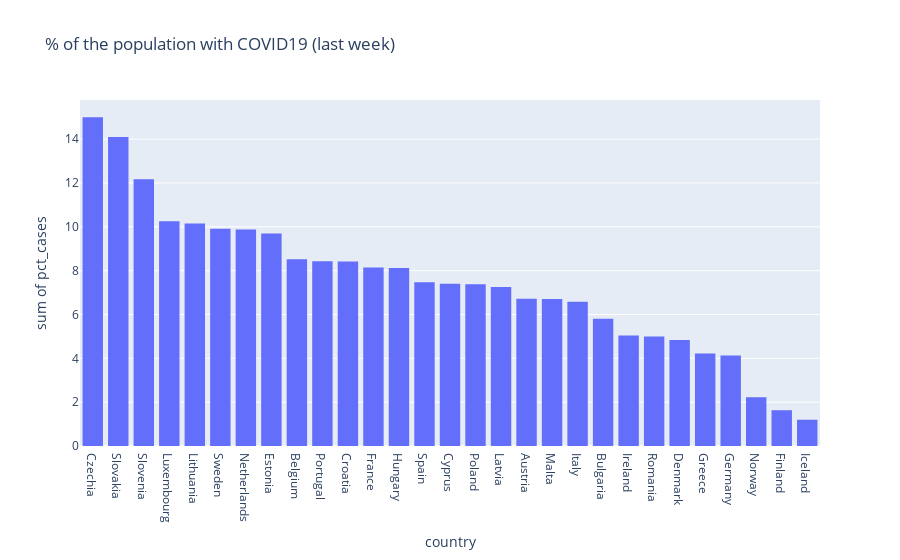

Write notebook code for a chart like this one.
### Code cell
fig = px.histogram(df_lw, x="country", y="pct_cases",title= "% of the population with COVID19 (last week)").update_xaxes(categoryorder='total descending')
fig.show()

### Figure 1 — Plotly figure (JSON) as saved in the notebook; plotly's stock layout.template omitted (floating-point values rounded to 4 significant figures)
{"data": [{"alignmentgroup": "True", "bingroup": "x", "histfunc": "sum", "hovertemplate": "country=%{x}<br>sum of pct_cases=%{y}<extra></extra>", "legendgroup": "", "marker": {"color": "#636efa", "pattern": {"shape": ""}}, "name": "", "offsetgroup": "", "orientation": "v", "showlegend": false, "type": "histogram", "x": ["Austria", "Belgium", "Bulgaria", "Croatia", "Cyprus", "Czechia", "Denmark", "Estonia", "Finland", "France", "Germany", "Greece", "Hungary", "Iceland", "Ireland", "Italy", "Latvia", "Lithuania", "Luxembourg", "Malta", "Netherlands", "Norway", "Poland", "Portugal", "Romania", "Slovakia", "Slovenia", "Spain", "Sweden"], "xaxis": "x", "y": [6.721, 8.521, 5.806, 8.423, 7.404, 15.0, 4.836, 9.699, 1.632, 8.14, 4.127, 4.224, 8.121, 1.199, 5.043, 6.58, 7.25, 10.15, 10.26, 6.703, 9.88, 2.228, 7.384, 8.428, 4.991, 14.1, 12.17, 7.471, 9.912], "yaxis": "y"}], "layout": {"barmode": "relative", "legend": {"tracegroupgap": 0}, "title": {"text": "% of the population with COVID19 (last week)"}, "xaxis": {"anchor": "y", "categoryorder": "total descending", "domain": [0, 1], "title": {"text": "country"}}, "yaxis": {"anchor": "x", "domain": [0, 1], "title": {"text": "sum of pct_cases"}}}}
